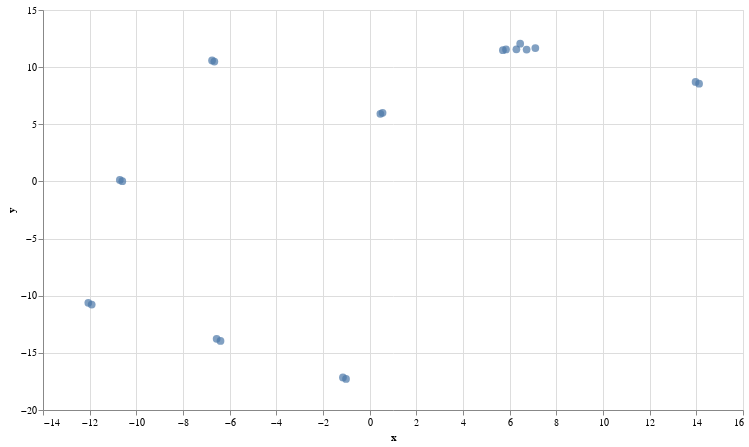

Here is the notebook cell this chart was saved with:
### Code cell
chart = umap_plot(sentences, sentence_embeddings)
chart.interactive()

### Figure 1 — Vega-Lite specification as saved in the notebook (floating-point values rounded to 4 significant figures)
{"config": {"view": {"continuousWidth": 300, "continuousHeight": 300}}, "data": {"name": "data-8c7a997c59792110760fd16225d6acbb"}, "mark": {"type": "circle", "size": 60}, "encoding": {"tooltip": [{"field": "text", "type": "nominal"}], "x": {"field": "x", "scale": {"zero": false}, "type": "quantitative"}, "y": {"field": "y", "scale": {"zero": false}, "type": "quantitative"}}, "height": 400, "params": [{"name": "param_3", "select": {"type": "interval", "encodings": ["x", "y"]}, "bind": "scales"}], "width": 700, "$schema": "https://vega.github.io/schema/vega-lite/v5.8.0.json", "datasets": {"data-8c7a997c59792110760fd16225d6acbb": [{"text": "La scorsa sera, il capo del governo ha tenuto un intervento.", "x": -10.71, "y": 0.1314}, {"text": "Un sisma di 5.2 ha sconvolto la parte meridionale dell'Italia.", "x": -12.06, "y": -10.62}, {"text": "La squadra di pallone ha conquistato il primo posto nel torneo.", "x": 6.726, "y": 11.54}, {"text": "È stato presentato un nuovo spazio nel museo d'arte contemporanea di Roma.", "x": -6.754, "y": 10.58}, {"text": "A causa di lavori, l'aeroporto non sarà operativo dal 15 al 20 novembre.", "x": -1.014, "y": -17.28}, {"text": "È prevista una manifestazione nel cuore cittadino il prossimo sabato.", "x": 5.844, "y": 11.55}, {"text": "Il mercato borsistico italiano ha mostrato un decremento del 2%.", "x": 14.12, "y": 8.557}, {"text": "Si è sviluppato un incendio in un capannone alle estremità della città.", "x": 6.289, "y": 11.56}, {"text": "Un film prodotto in Italia è stato premiato a scala internazionale.", "x": 0.4589, "y": 5.911}, {"text": "Il libro dell'autore celebre verrà lanciato la settimana entrante.", "x": -6.558, "y": -13.78}, {"text": "The prime minister gave a speech last night.", "x": -10.6, "y": 0.02522}, {"text": "A magnitude 5.2 earthquake strikes southern Italy.", "x": -11.91, "y": -10.77}, {"text": "The soccer team won the championship.", "x": 7.1, "y": 11.67}, {"text": "New opening of the contemporary art museum in Rome.", "x": -6.656, "y": 10.49}, {"text": "The airport will be closed for works from November 15th to 20th.", "x": -1.146, "y": -17.15}, {"text": "Protest planned in the city center next Saturday.", "x": 5.709, "y": 11.48}, {"text": "The Italian stock market records a 2% drop.", "x": 13.97, "y": 8.706}, {"text": "A fire breaks out in a warehouse outside the city.", "x": 6.451, "y": 12.06}, {"text": "The Italian film won an international award.", "x": 0.5527, "y": 6.004}, {"text": "The famous writer's new book releases next week.", "x": -6.393, "y": -13.96}]}}
